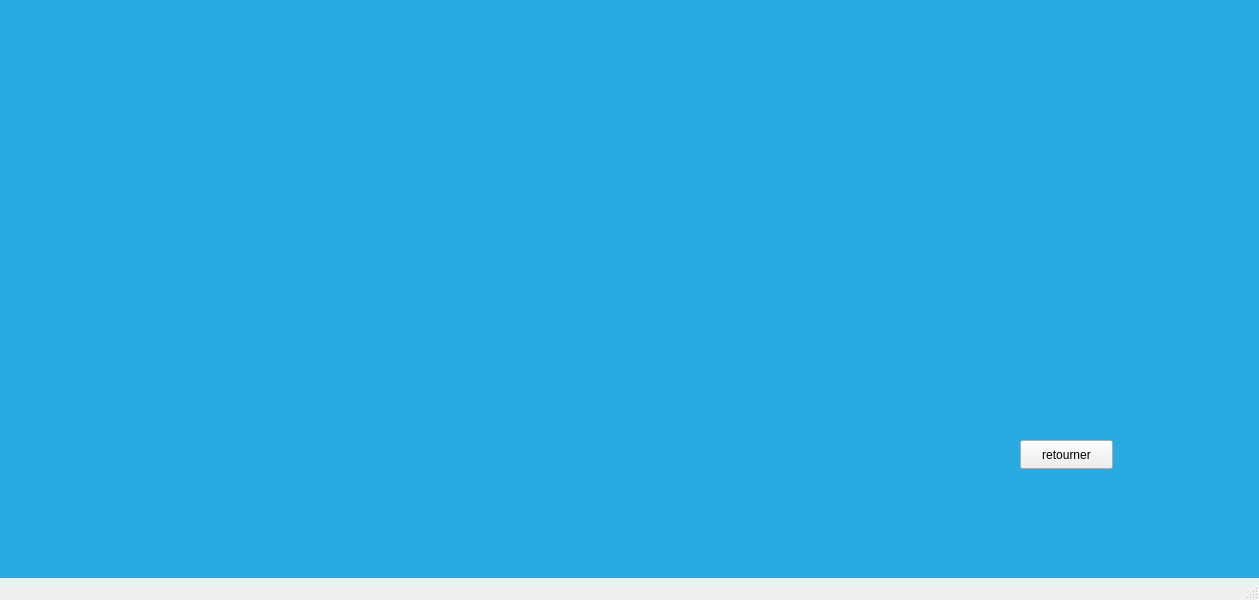
<?xml version="1.0" encoding="UTF-8"?>
<ui version="4.0">
 <class>equipement</class>
 <widget class="QMainWindow" name="equipement">
  <property name="geometry">
   <rect>
    <x>0</x>
    <y>0</y>
    <width>1259</width>
    <height>600</height>
   </rect>
  </property>
  <property name="windowTitle">
   <string>equipement</string>
  </property>
  <widget class="QWidget" name="centralwidget">
   <property name="styleSheet">
    <string notr="true">#centralwidget{
background-color:#29ABE2
}</string>
   </property>
   <widget class="QStackedWidget" name="stackedWidget">
    <property name="geometry">
     <rect>
      <x>10</x>
      <y>10</y>
      <width>1201</width>
      <height>521</height>
     </rect>
    </property>
    <property name="styleSheet">
     <string notr="true"/>
    </property>
    <property name="currentIndex">
     <number>2</number>
    </property>
    <widget class="QWidget" name="view">
     <widget class="QTableView" name="tableView">
      <property name="geometry">
       <rect>
        <x>660</x>
        <y>130</y>
        <width>481</width>
        <height>311</height>
       </rect>
      </property>
      <property name="styleSheet">
       <string notr="true">#tableWidget{
background-color:#caeefe;
}</string>
      </property>
     </widget>
     <widget class="QListView" name="listView_3">
      <property name="geometry">
       <rect>
        <x>30</x>
        <y>131</y>
        <width>121</width>
        <height>311</height>
       </rect>
      </property>
      <property name="styleSheet">
       <string notr="true">#listView_3{
background-color:#99cc99;
}</string>
      </property>
     </widget>
     <widget class="QWidget" name="layoutWidget">
      <property name="geometry">
       <rect>
        <x>810</x>
        <y>90</y>
        <width>295</width>
        <height>31</height>
       </rect>
      </property>
      <layout class="QHBoxLayout" name="horizontalLayout">
       <item>
        <widget class="QPushButton" name="pushButton_6">
         <property name="text">
          <string>pdf</string>
         </property>
        </widget>
       </item>
       <item>
        <widget class="QPushButton" name="pushButton_4">
         <property name="text">
          <string>statistique</string>
         </property>
        </widget>
       </item>
       <item>
        <widget class="QComboBox" name="comboBox">
         <item>
          <property name="text">
           <string>id</string>
          </property>
         </item>
         <item>
          <property name="text">
           <string>nom</string>
          </property>
         </item>
         <item>
          <property name="text">
           <string>type</string>
          </property>
         </item>
         <item>
          <property name="text">
           <string>etat</string>
          </property>
         </item>
         <item>
          <property name="text">
           <string>disponibilite</string>
          </property>
         </item>
         <item>
          <property name="text">
           <string>date d'achat</string>
          </property>
         </item>
        </widget>
       </item>
      </layout>
     </widget>
     <widget class="QWidget" name="layoutWidget">
      <property name="geometry">
       <rect>
        <x>780</x>
        <y>460</y>
        <width>295</width>
        <height>31</height>
       </rect>
      </property>
      <layout class="QHBoxLayout" name="horizontalLayout_2">
       <item>
        <widget class="QPushButton" name="ajoutbutton">
         <property name="text">
          <string>ajouter</string>
         </property>
        </widget>
       </item>
       <item>
        <widget class="QPushButton" name="pushButton_3">
         <property name="text">
          <string>modifier</string>
         </property>
        </widget>
       </item>
       <item>
        <widget class="QPushButton" name="pushButton_2">
         <property name="text">
          <string>supprimer</string>
         </property>
        </widget>
       </item>
      </layout>
     </widget>
     <widget class="QWidget" name="layoutWidget">
      <property name="geometry">
       <rect>
        <x>200</x>
        <y>80</y>
        <width>391</width>
        <height>31</height>
       </rect>
      </property>
      <layout class="QHBoxLayout" name="horizontalLayout_3">
       <item>
        <widget class="QLineEdit" name="search">
         <property name="inputMask">
          <string/>
         </property>
         <property name="text">
          <string/>
         </property>
         <property name="placeholderText">
          <string>rechercher</string>
         </property>
        </widget>
       </item>
      </layout>
     </widget>
     <widget class="QPushButton" name="del_all">
      <property name="geometry">
       <rect>
        <x>660</x>
        <y>460</y>
        <width>93</width>
        <height>29</height>
       </rect>
      </property>
      <property name="text">
       <string>supp tout</string>
      </property>
     </widget>
     <widget class="QLabel" name="label_33">
      <property name="geometry">
       <rect>
        <x>201</x>
        <y>155</y>
        <width>68</width>
        <height>20</height>
       </rect>
      </property>
      <property name="text">
       <string>identifiant</string>
      </property>
     </widget>
     <widget class="QLabel" name="label_37">
      <property name="geometry">
       <rect>
        <x>201</x>
        <y>192</y>
        <width>30</width>
        <height>20</height>
       </rect>
      </property>
      <property name="text">
       <string>nom</string>
      </property>
     </widget>
     <widget class="QLineEdit" name="nom">
      <property name="geometry">
       <rect>
        <x>324</x>
        <y>192</y>
        <width>154</width>
        <height>26</height>
       </rect>
      </property>
     </widget>
     <widget class="QLineEdit" name="id">
      <property name="geometry">
       <rect>
        <x>324</x>
        <y>155</y>
        <width>154</width>
        <height>26</height>
       </rect>
      </property>
     </widget>
     <widget class="QLabel" name="label_38">
      <property name="geometry">
       <rect>
        <x>201</x>
        <y>229</y>
        <width>29</width>
        <height>20</height>
       </rect>
      </property>
      <property name="text">
       <string>type</string>
      </property>
     </widget>
     <widget class="QLineEdit" name="type">
      <property name="geometry">
       <rect>
        <x>324</x>
        <y>229</y>
        <width>154</width>
        <height>26</height>
       </rect>
      </property>
     </widget>
     <widget class="QLabel" name="label_34">
      <property name="geometry">
       <rect>
        <x>201</x>
        <y>266</y>
        <width>26</width>
        <height>20</height>
       </rect>
      </property>
      <property name="text">
       <string>etat</string>
      </property>
     </widget>
     <widget class="QLabel" name="label_36">
      <property name="geometry">
       <rect>
        <x>201</x>
        <y>303</y>
        <width>82</width>
        <height>20</height>
       </rect>
      </property>
      <property name="text">
       <string>date d'achat</string>
      </property>
     </widget>
     <widget class="QLineEdit" name="etat">
      <property name="geometry">
       <rect>
        <x>324</x>
        <y>266</y>
        <width>154</width>
        <height>26</height>
       </rect>
      </property>
     </widget>
     <widget class="QLabel" name="label_39">
      <property name="geometry">
       <rect>
        <x>201</x>
        <y>338</y>
        <width>116</width>
        <height>20</height>
       </rect>
      </property>
      <property name="text">
       <string>image de produit</string>
      </property>
     </widget>
     <widget class="QLineEdit" name="lineEdit_34">
      <property name="geometry">
       <rect>
        <x>324</x>
        <y>338</y>
        <width>154</width>
        <height>26</height>
       </rect>
      </property>
     </widget>
     <widget class="QLabel" name="label_35">
      <property name="geometry">
       <rect>
        <x>201</x>
        <y>375</y>
        <width>83</width>
        <height>20</height>
       </rect>
      </property>
      <property name="text">
       <string>disponibilite</string>
      </property>
     </widget>
     <widget class="QDateEdit" name="dateEdit">
      <property name="geometry">
       <rect>
        <x>324</x>
        <y>303</y>
        <width>100</width>
        <height>24</height>
       </rect>
      </property>
     </widget>
     <widget class="QWidget" name="">
      <property name="geometry">
       <rect>
        <x>324</x>
        <y>375</y>
        <width>123</width>
        <height>26</height>
       </rect>
      </property>
      <layout class="QHBoxLayout" name="horizontalLayout_4">
       <item>
        <widget class="QRadioButton" name="true_2">
         <property name="text">
          <string>True</string>
         </property>
        </widget>
       </item>
       <item>
        <widget class="QRadioButton" name="false_2">
         <property name="text">
          <string>False</string>
         </property>
        </widget>
       </item>
      </layout>
     </widget>
    </widget>
    <widget class="QWidget" name="modifier">
     <widget class="QLabel" name="label_6">
      <property name="geometry">
       <rect>
        <x>108</x>
        <y>121</y>
        <width>68</width>
        <height>20</height>
       </rect>
      </property>
      <property name="text">
       <string>identifiant</string>
      </property>
     </widget>
     <widget class="QLabel" name="label_7">
      <property name="geometry">
       <rect>
        <x>437</x>
        <y>136</y>
        <width>116</width>
        <height>26</height>
       </rect>
      </property>
      <property name="text">
       <string>date d'achat</string>
      </property>
     </widget>
     <widget class="QLabel" name="label_10">
      <property name="geometry">
       <rect>
        <x>438</x>
        <y>204</y>
        <width>83</width>
        <height>20</height>
       </rect>
      </property>
      <property name="text">
       <string>disponibilite</string>
      </property>
     </widget>
     <widget class="QLabel" name="label_11">
      <property name="geometry">
       <rect>
        <x>108</x>
        <y>335</y>
        <width>29</width>
        <height>20</height>
       </rect>
      </property>
      <property name="text">
       <string>type</string>
      </property>
     </widget>
     <widget class="QLabel" name="label_12">
      <property name="geometry">
       <rect>
        <x>108</x>
        <y>228</y>
        <width>30</width>
        <height>20</height>
       </rect>
      </property>
      <property name="text">
       <string>nom</string>
      </property>
     </widget>
     <widget class="QLabel" name="label_13">
      <property name="geometry">
       <rect>
        <x>437</x>
        <y>270</y>
        <width>116</width>
        <height>26</height>
       </rect>
      </property>
      <property name="text">
       <string>image de produit</string>
      </property>
     </widget>
     <widget class="QLineEdit" name="etatm">
      <property name="geometry">
       <rect>
        <x>567</x>
        <y>336</y>
        <width>154</width>
        <height>26</height>
       </rect>
      </property>
     </widget>
     <widget class="QLineEdit" name="typem">
      <property name="geometry">
       <rect>
        <x>183</x>
        <y>335</y>
        <width>154</width>
        <height>26</height>
       </rect>
      </property>
     </widget>
     <widget class="QLabel" name="label_14">
      <property name="geometry">
       <rect>
        <x>447</x>
        <y>336</y>
        <width>26</width>
        <height>20</height>
       </rect>
      </property>
      <property name="text">
       <string>etat</string>
      </property>
     </widget>
     <widget class="QLineEdit" name="nomm">
      <property name="geometry">
       <rect>
        <x>183</x>
        <y>228</y>
        <width>154</width>
        <height>26</height>
       </rect>
      </property>
     </widget>
     <widget class="QLineEdit" name="idm_2">
      <property name="enabled">
       <bool>false</bool>
      </property>
      <property name="geometry">
       <rect>
        <x>183</x>
        <y>121</y>
        <width>154</width>
        <height>26</height>
       </rect>
      </property>
     </widget>
     <widget class="QLineEdit" name="lineEdit_14">
      <property name="geometry">
       <rect>
        <x>560</x>
        <y>270</y>
        <width>166</width>
        <height>26</height>
       </rect>
      </property>
     </widget>
     <widget class="QPushButton" name="pushButton_10">
      <property name="geometry">
       <rect>
        <x>450</x>
        <y>420</y>
        <width>93</width>
        <height>29</height>
       </rect>
      </property>
      <property name="text">
       <string>annuler</string>
      </property>
     </widget>
     <widget class="QPushButton" name="pushButton_11">
      <property name="geometry">
       <rect>
        <x>290</x>
        <y>420</y>
        <width>93</width>
        <height>29</height>
       </rect>
      </property>
      <property name="styleSheet">
       <string notr="true">.QPushButton{
background-color:#99CC99
}</string>
      </property>
      <property name="text">
       <string>confirmer</string>
      </property>
     </widget>
     <widget class="QLabel" name="label_15">
      <property name="geometry">
       <rect>
        <x>370</x>
        <y>60</y>
        <width>68</width>
        <height>20</height>
       </rect>
      </property>
      <property name="text">
       <string>modifier</string>
      </property>
     </widget>
     <widget class="QDateEdit" name="datem">
      <property name="geometry">
       <rect>
        <x>550</x>
        <y>140</y>
        <width>161</width>
        <height>26</height>
       </rect>
      </property>
     </widget>
     <widget class="QWidget" name="">
      <property name="geometry">
       <rect>
        <x>560</x>
        <y>200</y>
        <width>147</width>
        <height>26</height>
       </rect>
      </property>
      <layout class="QHBoxLayout" name="horizontalLayout_5">
       <item>
        <widget class="QRadioButton" name="dispom1">
         <property name="text">
          <string>true</string>
         </property>
        </widget>
       </item>
       <item>
        <widget class="QRadioButton" name="dispom2">
         <property name="text">
          <string>false</string>
         </property>
        </widget>
       </item>
      </layout>
     </widget>
    </widget>
    <widget class="QWidget" name="page">
     <widget class="QLabel" name="label_stat_equipe">
      <property name="geometry">
       <rect>
        <x>60</x>
        <y>60</y>
        <width>831</width>
        <height>431</height>
       </rect>
      </property>
      <property name="text">
       <string/>
      </property>
     </widget>
     <widget class="QPushButton" name="pushButton">
      <property name="geometry">
       <rect>
        <x>1010</x>
        <y>430</y>
        <width>93</width>
        <height>29</height>
       </rect>
      </property>
      <property name="text">
       <string>retourner</string>
      </property>
     </widget>
    </widget>
   </widget>
  </widget>
  <widget class="QMenuBar" name="menubar">
   <property name="geometry">
    <rect>
     <x>0</x>
     <y>0</y>
     <width>1259</width>
     <height>26</height>
    </rect>
   </property>
  </widget>
  <widget class="QStatusBar" name="statusbar"/>
 </widget>
 <resources/>
 <connections/>
</ui>
